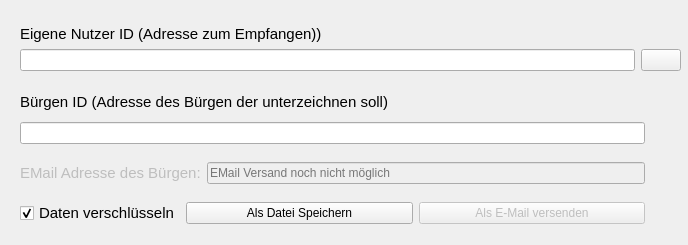
<?xml version="1.0" encoding="UTF-8"?>
<ui version="4.0">
 <class>FormSendToGuarantor</class>
 <widget class="QWidget" name="FormSendToGuarantor">
  <property name="geometry">
   <rect>
    <x>0</x>
    <y>0</y>
    <width>688</width>
    <height>245</height>
   </rect>
  </property>
  <property name="windowTitle">
   <string>Von anderen Bürgen unterschreiben lassen</string>
  </property>
  <widget class="QWidget" name="layoutWidget">
   <property name="geometry">
    <rect>
     <x>20</x>
     <y>9</y>
     <width>661</width>
     <height>221</height>
    </rect>
   </property>
   <layout class="QVBoxLayout" name="verticalLayout">
    <property name="spacing">
     <number>6</number>
    </property>
    <item>
     <widget class="QLabel" name="label_user_id">
      <property name="font">
       <font>
        <pointsize>11</pointsize>
       </font>
      </property>
      <property name="text">
       <string>Eigene Nutzer ID (Adresse zum Empfangen))</string>
      </property>
      <property name="alignment">
       <set>Qt::AlignBottom|Qt::AlignLeading|Qt::AlignLeft</set>
      </property>
     </widget>
    </item>
    <item>
     <layout class="QHBoxLayout" name="horizontalLayout_3">
      <item>
       <widget class="QLineEdit" name="lineEdit_user_ID">
        <property name="readOnly">
         <bool>true</bool>
        </property>
        <property name="placeholderText">
         <string/>
        </property>
       </widget>
      </item>
      <item>
       <widget class="QPushButton" name="pushButton_copy_user_ID">
        <property name="toolTip">
         <string>Kopieren</string>
        </property>
        <property name="text">
         <string/>
        </property>
        <property name="icon">
         <iconset theme="edit-copy">
          <normaloff>.</normaloff>.</iconset>
        </property>
        <property name="iconSize">
         <size>
          <width>18</width>
          <height>18</height>
         </size>
        </property>
       </widget>
      </item>
     </layout>
    </item>
    <item>
     <widget class="QLabel" name="label_guarantor_ID">
      <property name="font">
       <font>
        <pointsize>11</pointsize>
       </font>
      </property>
      <property name="text">
       <string>Bürgen ID (Adresse des Bürgen der unterzeichnen soll)</string>
      </property>
      <property name="alignment">
       <set>Qt::AlignBottom|Qt::AlignLeading|Qt::AlignLeft</set>
      </property>
     </widget>
    </item>
    <item>
     <layout class="QHBoxLayout" name="horizontalLayout_2">
      <item>
       <widget class="QLineEdit" name="lineEdit_guarantor_ID">
        <property name="toolTip">
         <string/>
        </property>
        <property name="placeholderText">
         <string/>
        </property>
       </widget>
      </item>
      <item>
       <widget class="QLabel" name="label_guarantor_id_check">
        <property name="minimumSize">
         <size>
          <width>30</width>
          <height>30</height>
         </size>
        </property>
        <property name="maximumSize">
         <size>
          <width>30</width>
          <height>16777215</height>
         </size>
        </property>
        <property name="font">
         <font>
          <pointsize>12</pointsize>
         </font>
        </property>
        <property name="toolTip">
         <string/>
        </property>
        <property name="text">
         <string/>
        </property>
       </widget>
      </item>
     </layout>
    </item>
    <item>
     <layout class="QHBoxLayout" name="horizontalLayout_4">
      <item>
       <widget class="QLabel" name="label">
        <property name="enabled">
         <bool>false</bool>
        </property>
        <property name="font">
         <font>
          <pointsize>11</pointsize>
         </font>
        </property>
        <property name="text">
         <string>EMail Adresse des Bürgen:</string>
        </property>
       </widget>
      </item>
      <item>
       <widget class="QLineEdit" name="lineEdit_guarantor_email_address">
        <property name="enabled">
         <bool>false</bool>
        </property>
        <property name="toolTip">
         <string/>
        </property>
        <property name="placeholderText">
         <string>EMail Versand noch nicht möglich</string>
        </property>
       </widget>
      </item>
      <item>
       <widget class="QLabel" name="label_guarantor_id_check_2">
        <property name="minimumSize">
         <size>
          <width>30</width>
          <height>30</height>
         </size>
        </property>
        <property name="maximumSize">
         <size>
          <width>30</width>
          <height>16777215</height>
         </size>
        </property>
        <property name="font">
         <font>
          <pointsize>12</pointsize>
         </font>
        </property>
        <property name="text">
         <string/>
        </property>
       </widget>
      </item>
     </layout>
    </item>
    <item>
     <layout class="QHBoxLayout" name="horizontalLayout">
      <item>
       <widget class="QCheckBox" name="checkBox_encrypt_voucher">
        <property name="sizePolicy">
         <sizepolicy hsizetype="Minimum" vsizetype="Fixed">
          <horstretch>0</horstretch>
          <verstretch>0</verstretch>
         </sizepolicy>
        </property>
        <property name="font">
         <font>
          <pointsize>11</pointsize>
         </font>
        </property>
        <property name="text">
         <string>Daten verschlüsseln</string>
        </property>
        <property name="checked">
         <bool>true</bool>
        </property>
       </widget>
      </item>
      <item>
       <widget class="QPushButton" name="pushButton_save_as_file">
        <property name="sizePolicy">
         <sizepolicy hsizetype="Expanding" vsizetype="Fixed">
          <horstretch>0</horstretch>
          <verstretch>0</verstretch>
         </sizepolicy>
        </property>
        <property name="toolTip">
         <string/>
        </property>
        <property name="text">
         <string>Als Datei Speichern</string>
        </property>
       </widget>
      </item>
      <item>
       <widget class="QPushButton" name="pushButton_send_as_email">
        <property name="enabled">
         <bool>false</bool>
        </property>
        <property name="sizePolicy">
         <sizepolicy hsizetype="Expanding" vsizetype="Fixed">
          <horstretch>0</horstretch>
          <verstretch>0</verstretch>
         </sizepolicy>
        </property>
        <property name="toolTip">
         <string/>
        </property>
        <property name="text">
         <string>Als E-Mail versenden</string>
        </property>
       </widget>
      </item>
      <item>
       <widget class="QLabel" name="label_">
        <property name="minimumSize">
         <size>
          <width>30</width>
          <height>30</height>
         </size>
        </property>
        <property name="maximumSize">
         <size>
          <width>30</width>
          <height>16777215</height>
         </size>
        </property>
        <property name="text">
         <string/>
        </property>
       </widget>
      </item>
     </layout>
    </item>
   </layout>
  </widget>
 </widget>
 <resources/>
 <connections/>
</ui>
